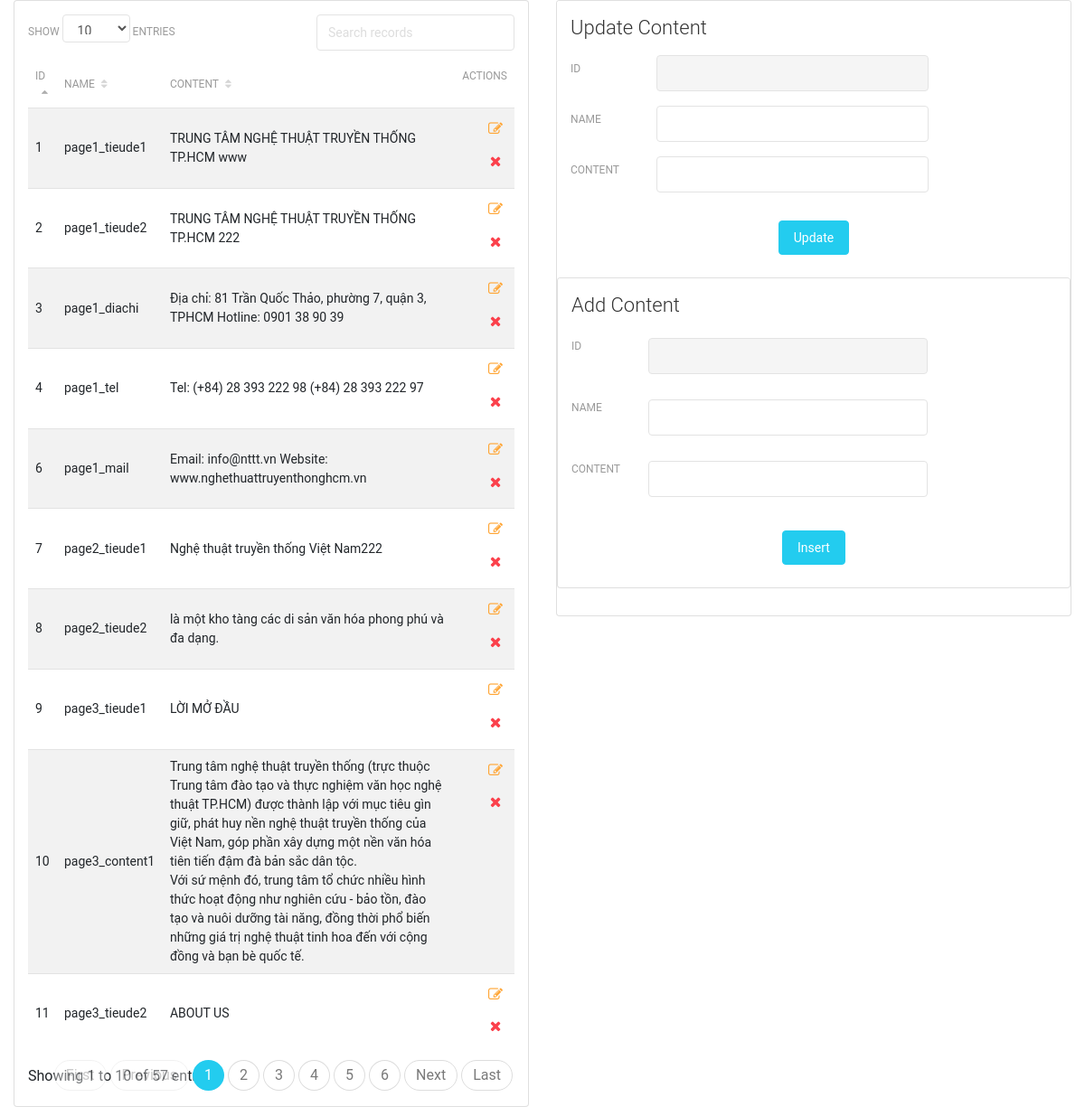
The app's page /admin.php with its own data.
### tables this page shows
CREATE TABLE `noidung`  (
  `id` int(13) NOT NULL AUTO_INCREMENT,
  `name` varchar(255) NULL DEFAULT NULL,
  `content` text NULL,
  PRIMARY KEY (`id`) USING BTREE
);

### admin.php (the view, shortened to what this page needs)
<?php
try{
    $opt= array(PDO::ATTR_ERRMODE=>PDO::ERRMODE_EXCEPTION);
    $pdo =new PDO('mysql:host=localhost;dbname=database1','root','',$opt);
    $pdo->query('set names utf8');
}catch(PDOException $e)
{
    exit('server error');
}
$sql="select * from noidung where 1";
$sth = $pdo->prepare($sql);
$sth->execute();
$data = $sth->fetchAll(PDO::FETCH_OBJ);
?>
<!DOCTYPE html>
<html lang="en">
<head>
    <link rel="stylesheet" href="https://maxcdn.bootstrapcdn.com/font-awesome/latest/css/font-awesome.min.css" />
    <link href="layout/assets/css/bootstrap.min.css" rel="stylesheet" />
    <link href="layout/assets/css/light-bootstrap-dashboard.css?v=2.0.1" rel="stylesheet" />
    <link href="layout/assets/css/demo.css" rel="stylesheet" />
</head>
<body>
    <div class="content">
        <div class="container-fluid">
            <div class="row">
                <div class="col-md-6">
                    <form id="form-id" class="form-horizontal" action="" method="POST" novalidate="novalidate">
                    <div class="card data-tables">
                        <div class="card-body table-striped table-no-bordered table-hover dataTable dtr-inline table-full-width">
                            <div class="fresh-datatables">
                                <table id="datatables" class="table table-striped table-no-bordered table-hover" cellspacing="0" width="100%" style="width:100%">
                                    <thead>
                                        <tr>
                                            <th>ID</th>
                                            <th>Name</th>
                                            <th>Content</th>
                                            <th class="disabled-sorting text-right">Actions</th>
                                        </tr>
                                    </thead>
                                    <tbody>
                                            <?php
                                            foreach($data as $k=>$v)
                                            {
                                        ?>
                                        <tr>
                                            <td><?=$v->id?></td>
                                            <td><?=$v->name?></td>
                                            <td><?=$v->content?></td>
                                            <td class="text-right">
                                                <a onclick="document.getElementById('form-id').submit();" href="?update=1&id=<?=$v->id?>" class="btn btn-link btn-warning"><i class="fa fa-edit"></i></a>
                                                <a onclick="return confirm_click();" href="?dell=1&id=<?=$v->id?>" class="btn btn-link btn-danger "><i class="fa fa-times"></i></a>
                                            </td>
                                        </tr>
                                        <?php
                                        }
                                        ?>
                                    </tbody>
                                </table>
                            </div>
                        </div>
                    </div>
                </div>
               <div class="col-md-6">
                      <?php
                      if(isset($_GET['id']) && $_GET['id'] && isset($_GET['update']) && $_GET['update'])
                      {
                        $id=$_GET['id'];
                        $sql="select * from noidung where `id`=$id";
                        $sth = $pdo->prepare($sql);
                        $sth->execute();
                        $data2 = $sth->fetch(PDO::FETCH_OBJ);
                    ?>
                         <form id="TypeValidation" class="form-horizontal" action="" method="POST" novalidate="novalidate">
                        <div class="card ">
                            <div class="card-header ">
                                <h4 class="card-title">Update Content</h4>
                            </div>
                            <div class="card-body ">
                                <div class="row">
                                    <label class="col-sm-2 col-form-label">ID</label>
                                    <div class="col-sm-7">
                                        <div class="form-group">
                                            <input disabled="" class="form-control" type="text" name="id" value="<?=$data2->id?>" required="true">
                                        </div>
                                    </div>
                                    <!-- <label class="col-sm-3 label-on-right">
                                        <code>required</code>
                                    </label> -->
                                </div>
                                <div class="row">
                                    <label class="col-sm-2 col-form-label">Name</label>
                                    <div class="col-sm-7">
                                        <div class="form-group">
                                            <input class="form-control" type="text" name="name" value="<?=$data2->name?>" email="true">
                                        </div>
                                    </div>
                                    <!-- <label class="col-sm-3 label-on-right">
                                        <code>email="true"</code>
                                    </label> -->
                                </div>
                                <div class="row">
                                    <label class="col-sm-2 col-form-label">Content</label>
                                    <div class="col-sm-7">
                                        <div class="form-group">
                                            <input class="form-control" type="text" name="content" value="<?=$data2->content?>" number="true">
                                        </div>
                                    </div>
                                    <!-- <label class="col-sm-3 label-on-right">
                                        <code>number="true"</code>
                                    </label> -->
                                </div>
                            <div class="card-footer text-center">
                                <button type="submit" name="update" value="1" class="btn btn-info">Update</button>
                            </div>
                        </div>
                    </form>
                    <?php
                      }
                      else
                      {
                    ?>
                            <form id="TypeValidation" class="form-horizontal" action="" method="POST" novalidate="novalidate">
                       <div class="card ">
                           <div class="card-header ">
                               <h4 class="card-title">Update Content</h4>
                           </div>
                           <div class="card-body ">
                               <div class="row">
                                   <label class="col-sm-2 col-form-label">ID</label>
                                   <div class="col-sm-7">
                                       <div class="form-group">
                                           <input disabled="" class="form-control" type="text" name="id" value="" required="true">
                                       </div>
                                   </div>
                               </div>
                               <div class="row">
                                   <label class="col-sm-2 col-form-label">Name</label>
                                   <div class="col-sm-7">
                                       <div class="form-group">
                                           <input class="form-control" type="text" name="name" value="" email="true">
                                       </div>
                                   </div>
                               </div>
                               <div class="row">
                                   <label class="col-sm-2 col-form-label">Content</label>
                                   <div class="col-sm-7">
                                       <div class="form-group">
                                           <input class="form-control" type="text" name="content" value="" number="true">
                                       </div>
                                   </div>
                               </div>
                           <div class="card-footer text-center">
                               <button type="submit" name="update" value="1" class="btn btn-info">Update</button>
                           </div>
                       </div>
                   </form>
                    <?php
                      }
                    ?>
                        <form id="TypeValidation" class="form-horizontal" action="" method="POST" novalidate="novalidate">
                       <div class="card ">
                           <div class="card-header ">
                               <h4 class="card-title">Add Content</h4>
                           </div>
                           <div class="card-body ">
                               <div class="row">
                                   <label class="col-sm-2 col-form-label">ID</label>
                                   <div class="col-sm-7">
                                       <div class="form-group">
                                           <input disabled="" class="form-control" type="text" name="id" value="" required="true">
                                       </div>
                                   </div>
                               </div>
                               <div class="row">
                                   <label class="col-sm-2 col-form-label">Name</label>
                                   <div class="col-sm-7">
                                       <div class="form-group">
                                           <input class="form-control" type="text" name="name" value="" email="true">
                                       </div>
                                   </div>
                               </div>
                               <div class="row">
                                   <label class="col-sm-2 col-form-label">Content</label>
                                   <div class="col-sm-7">
                                       <div class="form-group">
                                           <input class="form-control" type="text" name="content" value="" number="true">
                                       </div>
                                   </div>
                               </div>
                           <div class="card-footer text-center">
                               <button type="submit" name="insert" value="1" class="btn btn-info">Insert</button>
                           </div>
                       </div>
                   </form>
                </div>
            </div>
        </div>
    </div>
</body>
</html>

### records on screen
noidung: id "1", name "page1_tieude1", content "TRUNG TÂM NGHỆ THUẬT TRUYỀN THỐNG TP.HCM www"
noidung: id "2", name "page1_tieude2", content "TRUNG TÂM NGHỆ THUẬT TRUYỀN THỐNG TP.HCM 222"
noidung: id "3", name "page1_diachi", content "Địa chỉ: 81 Trần Quốc Thảo, phường 7, quận 3, TPHCM Hotline: 0901 38 90 39"
noidung: id "4", name "page1_tel", content "Tel: (+84) 28 393 222 98 (+84) 28 393 222 97"
noidung: id "6", name "page1_mail", content "Email: info@nttt.vn Website: www.nghethuattruyenthonghcm.vn"
noidung: id "7", name "page2_tieude1", content "Nghệ thuật truyền thống Việt Nam222"
noidung: id "8", name "page2_tieude2", content "là một kho tàng các di sản văn hóa phong phú và đa dạng."
noidung: id "9", name "page3_tieude1", content "LỜI MỞ ĐẦU"
noidung: id "10", name "page3_content1", content "Trung tâm nghệ thuật truyền thống (trực thuộc Trung tâm đào tạo và thực nghiệm văn học nghệ thuật TP.HCM) được thành lập với mục tiêu gìn giữ, phát huy nền nghệ thuật truyền thống của Việt Nam, góp phần xây dựng một nền văn hóa tiên tiến đậm đà bản sắc dân tộc. Với sứ mệnh đó, trung tâm tổ chức nhiều hình thức hoạt động như nghiên cứu - bảo tồn, đào tạo và nuôi dưỡng tài năng, đồng thời phổ biến những giá trị nghệ thuật tinh hoa đến với cộng đồng và bạn bè quốc tế."
noidung: id "11", name "page3_tieude2", content "ABOUT US"
